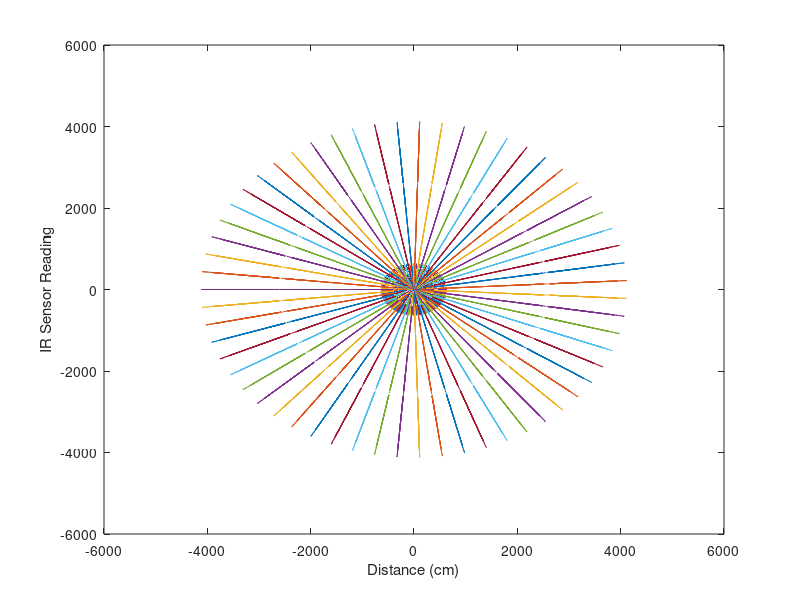

This chart was generated by the following MATLAB code:
function res = temp()

%% Plotting Line of Best Fit

Calibrate = [[570.4310, 13.5];[500.8350, 17.5];[467.7893, 24];[429.6631, 27.5];[220.2796, 61]]; % Calibrate(:,1) == IR Reading, Calibrate(:,2) == distance (cm)

coeffs = polyfit(Calibrate(:,2), Calibrate(:,1), 1);
% Get fitted values
fittedX = linspace(min(Calibrate(:,2)), max(Calibrate(:,2)), 200);
fittedY = polyval(coeffs, fittedX);
% Plot the fitted line
% hold on;
plot(fittedX, fittedY, 'r-', 'LineWidth', 3);

plot(Calibrate(:,2),Calibrate(:,1));
xlabel('Distance (cm)');
ylabel('IR Sensor Reading');
%% Stuff
x = csvread('three_d_scan3.csv');
l = x(:,2)
b = coeffs(1);
c = coeffs(2);
length(l);

for i = 1:length(l)
g(i,1) = c + b * l(i);
end
w = g

x(:,2) = g(:,1)
e = length(x)
q = length(g)

d_c = 24.85046596; %cm from IR sensor to center of rotation
phi = [0:2*pi/58.:2*pi];

h = x;

for j = 1:(length(x)/7-1)
    h(j,2)= mean(x((7*(j-1)+1):(7*j+7), 2));
    h(j,1)= x(7*(j-1)+1,1); 
end

x = h;


point = zeros(length(x),2);



for i = 1:length(x)

    point(i,1) = x(i,2)*cos(((x(i,1))/180.)*pi);
    point(i,2) = x(i,2)*sin(((x(i,1))/180.)*pi);
end

d_phi = 2*pi/length(phi);



hold on
for k = 1:length(phi)
    d_phi = k/length(phi) * 2*pi;
    R = [[cos(d_phi), -sin(d_phi), 0]; [sin(d_phi), cos(d_phi), 0];[0,0,1]];

    X = point(:,1);
    Z = point(:,2);
    Y = zeros(length(point),1);
    
    three_d = [X,Y,Z]*R;
    plot3(three_d(:,1), three_d(:,2), three_d(:,3));

end


end
